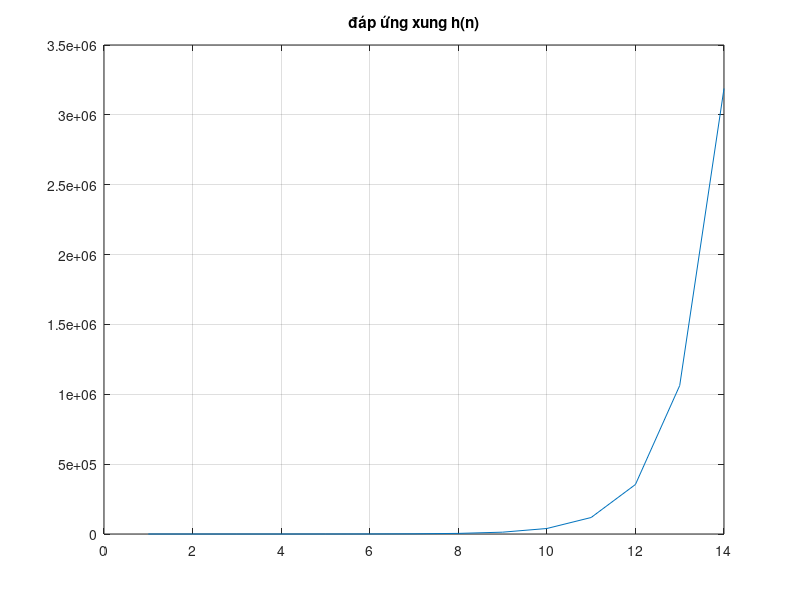
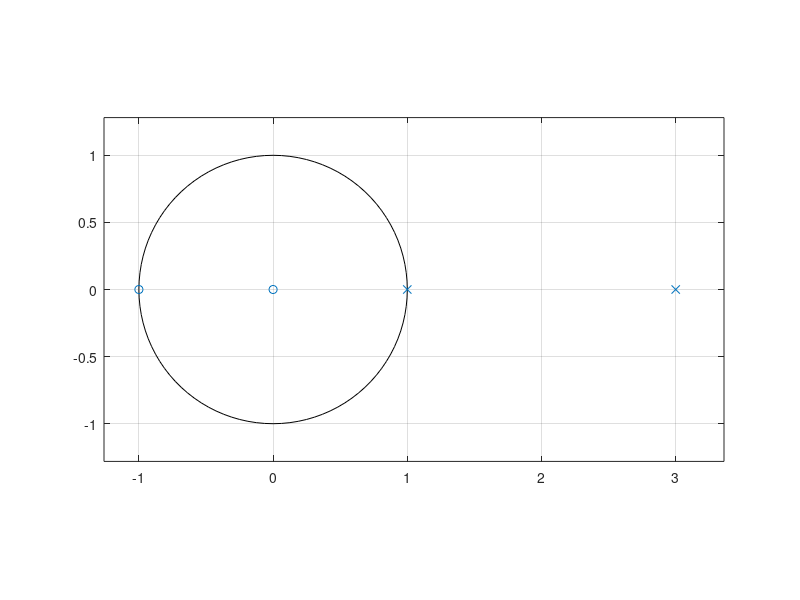
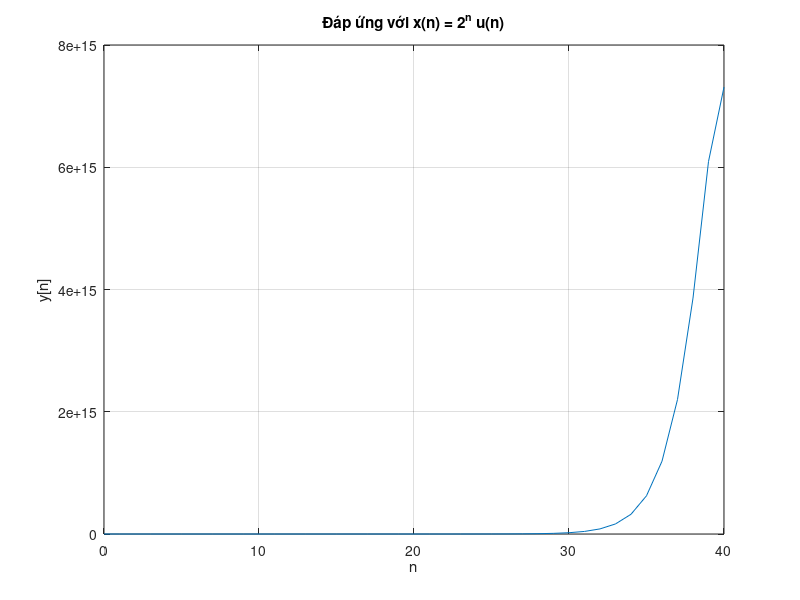
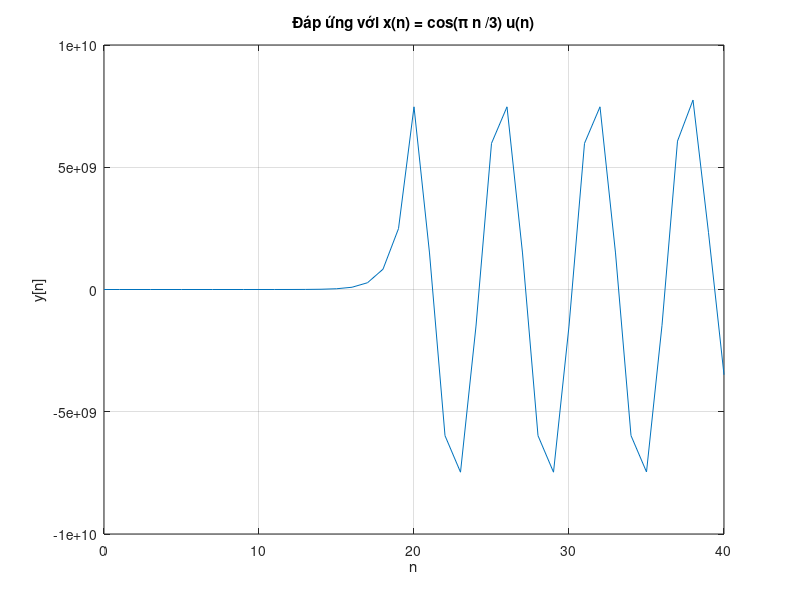

Write the MATLAB code that produced these figures, in order.
% -	Đề bài: Cho hệ thống TTBB nhân quả có 
% 	y(n)-4y(n-1)+ 3y(n-2) = x(n)+ x(n-1).
% Hãy:
% • Vẽ đáp ứng xung h(n) (so sánh với kết quả tính bằng tay)
% • Vẽ sơ đồ điểm cực, điểm không
% • Hệ thống có ổn định không? Nếu có, xác định đáp ứng tần số và vẽ phổ biên độ của hệ thống
% • Vẽ đáp ứng lối ra nếu tín hiệu lối vào là x(n) = 2^nu(n)
% • Vẽ đáp ứng lối ra nếu tín hiệu lối vào là x(n) = cos(πn/3)u(n)

a = [1 -4 3];
b = [1 1];

h = impz(b, a);

figure;
plot(h); title('đáp ứng xung h(n)');
grid on;

figure;
zplane(b, a);
grid on;

n = 0:20;
x = 2.^n;            % x[n] = 2^n u(n)
h = impz(b,a,length(x));  % đảm bảo h đủ dài
y = conv(x,h);        % đáp ứng lối ra

figure;
plot(0:length(y)-1, y);
title('Đáp ứng với x(n) = 2^n u(n)');
xlabel('n'); ylabel('y[n]');
grid on;

x = cos(pi*n/3);      % cos(π n / 3) u(n)
h = impz(b,a,length(x));
y = conv(x,h);

figure;
plot(0:length(y)-1, y);
title('Đáp ứng với x(n) = cos(π n /3) u(n)');
xlabel('n'); ylabel('y[n]');
grid on;
